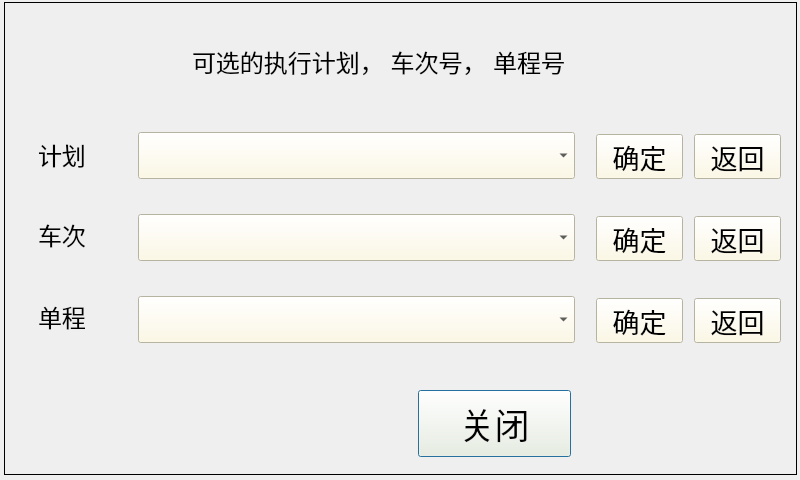
<?xml version="1.0" encoding="UTF-8"?>
<ui version="4.0">
 <class>DialogSchedule</class>
 <widget class="QDialog" name="DialogSchedule">
  <property name="geometry">
   <rect>
    <x>0</x>
    <y>0</y>
    <width>800</width>
    <height>480</height>
   </rect>
  </property>
  <property name="windowTitle">
   <string>Dialog</string>
  </property>
  <widget class="QFrame" name="frame">
   <property name="geometry">
    <rect>
     <x>4</x>
     <y>2</y>
     <width>793</width>
     <height>473</height>
    </rect>
   </property>
   <property name="palette">
    <palette>
     <active>
      <colorrole role="WindowText">
       <brush brushstyle="SolidPattern">
        <color alpha="255">
         <red>0</red>
         <green>0</green>
         <blue>0</blue>
        </color>
       </brush>
      </colorrole>
      <colorrole role="Button">
       <brush brushstyle="SolidPattern">
        <color alpha="255">
         <red>255</red>
         <green>250</green>
         <blue>224</blue>
        </color>
       </brush>
      </colorrole>
      <colorrole role="Light">
       <brush brushstyle="SolidPattern">
        <color alpha="255">
         <red>255</red>
         <green>255</green>
         <blue>255</blue>
        </color>
       </brush>
      </colorrole>
      <colorrole role="Midlight">
       <brush brushstyle="SolidPattern">
        <color alpha="255">
         <red>255</red>
         <green>252</green>
         <blue>239</blue>
        </color>
       </brush>
      </colorrole>
      <colorrole role="Dark">
       <brush brushstyle="SolidPattern">
        <color alpha="255">
         <red>127</red>
         <green>125</green>
         <blue>112</blue>
        </color>
       </brush>
      </colorrole>
      <colorrole role="Mid">
       <brush brushstyle="SolidPattern">
        <color alpha="255">
         <red>170</red>
         <green>167</green>
         <blue>149</blue>
        </color>
       </brush>
      </colorrole>
      <colorrole role="Text">
       <brush brushstyle="SolidPattern">
        <color alpha="255">
         <red>0</red>
         <green>0</green>
         <blue>0</blue>
        </color>
       </brush>
      </colorrole>
      <colorrole role="BrightText">
       <brush brushstyle="SolidPattern">
        <color alpha="255">
         <red>255</red>
         <green>255</green>
         <blue>255</blue>
        </color>
       </brush>
      </colorrole>
      <colorrole role="ButtonText">
       <brush brushstyle="SolidPattern">
        <color alpha="255">
         <red>0</red>
         <green>0</green>
         <blue>0</blue>
        </color>
       </brush>
      </colorrole>
      <colorrole role="Base">
       <brush brushstyle="SolidPattern">
        <color alpha="255">
         <red>255</red>
         <green>255</green>
         <blue>255</blue>
        </color>
       </brush>
      </colorrole>
      <colorrole role="Window">
       <brush brushstyle="SolidPattern">
        <color alpha="255">
         <red>255</red>
         <green>250</green>
         <blue>224</blue>
        </color>
       </brush>
      </colorrole>
      <colorrole role="Shadow">
       <brush brushstyle="SolidPattern">
        <color alpha="255">
         <red>0</red>
         <green>0</green>
         <blue>0</blue>
        </color>
       </brush>
      </colorrole>
      <colorrole role="AlternateBase">
       <brush brushstyle="SolidPattern">
        <color alpha="255">
         <red>255</red>
         <green>252</green>
         <blue>239</blue>
        </color>
       </brush>
      </colorrole>
      <colorrole role="ToolTipBase">
       <brush brushstyle="SolidPattern">
        <color alpha="255">
         <red>255</red>
         <green>255</green>
         <blue>220</blue>
        </color>
       </brush>
      </colorrole>
      <colorrole role="ToolTipText">
       <brush brushstyle="SolidPattern">
        <color alpha="255">
         <red>0</red>
         <green>0</green>
         <blue>0</blue>
        </color>
       </brush>
      </colorrole>
     </active>
     <inactive>
      <colorrole role="WindowText">
       <brush brushstyle="SolidPattern">
        <color alpha="255">
         <red>0</red>
         <green>0</green>
         <blue>0</blue>
        </color>
       </brush>
      </colorrole>
      <colorrole role="Button">
       <brush brushstyle="SolidPattern">
        <color alpha="255">
         <red>255</red>
         <green>250</green>
         <blue>224</blue>
        </color>
       </brush>
      </colorrole>
      <colorrole role="Light">
       <brush brushstyle="SolidPattern">
        <color alpha="255">
         <red>255</red>
         <green>255</green>
         <blue>255</blue>
        </color>
       </brush>
      </colorrole>
      <colorrole role="Midlight">
       <brush brushstyle="SolidPattern">
        <color alpha="255">
         <red>255</red>
         <green>252</green>
         <blue>239</blue>
        </color>
       </brush>
      </colorrole>
      <colorrole role="Dark">
       <brush brushstyle="SolidPattern">
        <color alpha="255">
         <red>127</red>
         <green>125</green>
         <blue>112</blue>
        </color>
       </brush>
      </colorrole>
      <colorrole role="Mid">
       <brush brushstyle="SolidPattern">
        <color alpha="255">
         <red>170</red>
         <green>167</green>
         <blue>149</blue>
        </color>
       </brush>
      </colorrole>
      <colorrole role="Text">
       <brush brushstyle="SolidPattern">
        <color alpha="255">
         <red>0</red>
         <green>0</green>
         <blue>0</blue>
        </color>
       </brush>
      </colorrole>
      <colorrole role="BrightText">
       <brush brushstyle="SolidPattern">
        <color alpha="255">
         <red>255</red>
         <green>255</green>
         <blue>255</blue>
        </color>
       </brush>
      </colorrole>
      <colorrole role="ButtonText">
       <brush brushstyle="SolidPattern">
        <color alpha="255">
         <red>0</red>
         <green>0</green>
         <blue>0</blue>
        </color>
       </brush>
      </colorrole>
      <colorrole role="Base">
       <brush brushstyle="SolidPattern">
        <color alpha="255">
         <red>255</red>
         <green>255</green>
         <blue>255</blue>
        </color>
       </brush>
      </colorrole>
      <colorrole role="Window">
       <brush brushstyle="SolidPattern">
        <color alpha="255">
         <red>255</red>
         <green>250</green>
         <blue>224</blue>
        </color>
       </brush>
      </colorrole>
      <colorrole role="Shadow">
       <brush brushstyle="SolidPattern">
        <color alpha="255">
         <red>0</red>
         <green>0</green>
         <blue>0</blue>
        </color>
       </brush>
      </colorrole>
      <colorrole role="AlternateBase">
       <brush brushstyle="SolidPattern">
        <color alpha="255">
         <red>255</red>
         <green>252</green>
         <blue>239</blue>
        </color>
       </brush>
      </colorrole>
      <colorrole role="ToolTipBase">
       <brush brushstyle="SolidPattern">
        <color alpha="255">
         <red>255</red>
         <green>255</green>
         <blue>220</blue>
        </color>
       </brush>
      </colorrole>
      <colorrole role="ToolTipText">
       <brush brushstyle="SolidPattern">
        <color alpha="255">
         <red>0</red>
         <green>0</green>
         <blue>0</blue>
        </color>
       </brush>
      </colorrole>
     </inactive>
     <disabled>
      <colorrole role="WindowText">
       <brush brushstyle="SolidPattern">
        <color alpha="255">
         <red>127</red>
         <green>125</green>
         <blue>112</blue>
        </color>
       </brush>
      </colorrole>
      <colorrole role="Button">
       <brush brushstyle="SolidPattern">
        <color alpha="255">
         <red>255</red>
         <green>250</green>
         <blue>224</blue>
        </color>
       </brush>
      </colorrole>
      <colorrole role="Light">
       <brush brushstyle="SolidPattern">
        <color alpha="255">
         <red>255</red>
         <green>255</green>
         <blue>255</blue>
        </color>
       </brush>
      </colorrole>
      <colorrole role="Midlight">
       <brush brushstyle="SolidPattern">
        <color alpha="255">
         <red>255</red>
         <green>252</green>
         <blue>239</blue>
        </color>
       </brush>
      </colorrole>
      <colorrole role="Dark">
       <brush brushstyle="SolidPattern">
        <color alpha="255">
         <red>127</red>
         <green>125</green>
         <blue>112</blue>
        </color>
       </brush>
      </colorrole>
      <colorrole role="Mid">
       <brush brushstyle="SolidPattern">
        <color alpha="255">
         <red>170</red>
         <green>167</green>
         <blue>149</blue>
        </color>
       </brush>
      </colorrole>
      <colorrole role="Text">
       <brush brushstyle="SolidPattern">
        <color alpha="255">
         <red>127</red>
         <green>125</green>
         <blue>112</blue>
        </color>
       </brush>
      </colorrole>
      <colorrole role="BrightText">
       <brush brushstyle="SolidPattern">
        <color alpha="255">
         <red>255</red>
         <green>255</green>
         <blue>255</blue>
        </color>
       </brush>
      </colorrole>
      <colorrole role="ButtonText">
       <brush brushstyle="SolidPattern">
        <color alpha="255">
         <red>127</red>
         <green>125</green>
         <blue>112</blue>
        </color>
       </brush>
      </colorrole>
      <colorrole role="Base">
       <brush brushstyle="SolidPattern">
        <color alpha="255">
         <red>255</red>
         <green>250</green>
         <blue>224</blue>
        </color>
       </brush>
      </colorrole>
      <colorrole role="Window">
       <brush brushstyle="SolidPattern">
        <color alpha="255">
         <red>255</red>
         <green>250</green>
         <blue>224</blue>
        </color>
       </brush>
      </colorrole>
      <colorrole role="Shadow">
       <brush brushstyle="SolidPattern">
        <color alpha="255">
         <red>0</red>
         <green>0</green>
         <blue>0</blue>
        </color>
       </brush>
      </colorrole>
      <colorrole role="AlternateBase">
       <brush brushstyle="SolidPattern">
        <color alpha="255">
         <red>255</red>
         <green>250</green>
         <blue>224</blue>
        </color>
       </brush>
      </colorrole>
      <colorrole role="ToolTipBase">
       <brush brushstyle="SolidPattern">
        <color alpha="255">
         <red>255</red>
         <green>255</green>
         <blue>220</blue>
        </color>
       </brush>
      </colorrole>
      <colorrole role="ToolTipText">
       <brush brushstyle="SolidPattern">
        <color alpha="255">
         <red>0</red>
         <green>0</green>
         <blue>0</blue>
        </color>
       </brush>
      </colorrole>
     </disabled>
    </palette>
   </property>
   <property name="autoFillBackground">
    <bool>false</bool>
   </property>
   <property name="frameShape">
    <enum>QFrame::Panel</enum>
   </property>
   <property name="frameShadow">
    <enum>QFrame::Plain</enum>
   </property>
   <widget class="QPushButton" name="btn_cancel">
    <property name="geometry">
     <rect>
      <x>414</x>
      <y>388</y>
      <width>153</width>
      <height>67</height>
     </rect>
    </property>
    <property name="font">
     <font>
      <pointsize>26</pointsize>
     </font>
    </property>
    <property name="text">
     <string>关闭</string>
    </property>
   </widget>
   <widget class="QLabel" name="label">
    <property name="geometry">
     <rect>
      <x>188</x>
      <y>44</y>
      <width>467</width>
      <height>31</height>
     </rect>
    </property>
    <property name="font">
     <font>
      <pointsize>18</pointsize>
     </font>
    </property>
    <property name="text">
     <string>可选的执行计划， 车次号， 单程号</string>
    </property>
   </widget>
   <widget class="QComboBox" name="cmb_service">
    <property name="geometry">
     <rect>
      <x>134</x>
      <y>212</y>
      <width>437</width>
      <height>47</height>
     </rect>
    </property>
    <property name="font">
     <font>
      <pointsize>18</pointsize>
     </font>
    </property>
   </widget>
   <widget class="QComboBox" name="cmb_schedule">
    <property name="geometry">
     <rect>
      <x>134</x>
      <y>130</y>
      <width>437</width>
      <height>47</height>
     </rect>
    </property>
    <property name="font">
     <font>
      <pointsize>18</pointsize>
     </font>
    </property>
   </widget>
   <widget class="QComboBox" name="cmb_trip">
    <property name="geometry">
     <rect>
      <x>134</x>
      <y>294</y>
      <width>437</width>
      <height>47</height>
     </rect>
    </property>
    <property name="font">
     <font>
      <pointsize>18</pointsize>
     </font>
    </property>
   </widget>
   <widget class="QLabel" name="lbl_schedule">
    <property name="geometry">
     <rect>
      <x>34</x>
      <y>134</y>
      <width>85</width>
      <height>37</height>
     </rect>
    </property>
    <property name="font">
     <font>
      <family>Ubuntu</family>
      <pointsize>18</pointsize>
     </font>
    </property>
    <property name="text">
     <string>计划</string>
    </property>
   </widget>
   <widget class="QLabel" name="lbl_service">
    <property name="geometry">
     <rect>
      <x>34</x>
      <y>214</y>
      <width>85</width>
      <height>37</height>
     </rect>
    </property>
    <property name="font">
     <font>
      <family>Ubuntu</family>
      <pointsize>18</pointsize>
     </font>
    </property>
    <property name="text">
     <string>车次</string>
    </property>
   </widget>
   <widget class="QLabel" name="lbl_trip">
    <property name="geometry">
     <rect>
      <x>34</x>
      <y>296</y>
      <width>85</width>
      <height>37</height>
     </rect>
    </property>
    <property name="font">
     <font>
      <family>Ubuntu</family>
      <pointsize>18</pointsize>
     </font>
    </property>
    <property name="text">
     <string>单程</string>
    </property>
   </widget>
   <widget class="QPushButton" name="btn_sch">
    <property name="geometry">
     <rect>
      <x>592</x>
      <y>132</y>
      <width>87</width>
      <height>45</height>
     </rect>
    </property>
    <property name="font">
     <font>
      <pointsize>20</pointsize>
     </font>
    </property>
    <property name="text">
     <string>确定</string>
    </property>
   </widget>
   <widget class="QPushButton" name="btn_service">
    <property name="geometry">
     <rect>
      <x>592</x>
      <y>214</y>
      <width>87</width>
      <height>45</height>
     </rect>
    </property>
    <property name="font">
     <font>
      <pointsize>20</pointsize>
     </font>
    </property>
    <property name="text">
     <string>确定</string>
    </property>
   </widget>
   <widget class="QPushButton" name="btn_servicecancel">
    <property name="geometry">
     <rect>
      <x>690</x>
      <y>214</y>
      <width>87</width>
      <height>45</height>
     </rect>
    </property>
    <property name="font">
     <font>
      <pointsize>20</pointsize>
     </font>
    </property>
    <property name="text">
     <string>返回</string>
    </property>
   </widget>
   <widget class="QPushButton" name="btn_trip">
    <property name="geometry">
     <rect>
      <x>592</x>
      <y>296</y>
      <width>87</width>
      <height>45</height>
     </rect>
    </property>
    <property name="font">
     <font>
      <pointsize>20</pointsize>
     </font>
    </property>
    <property name="text">
     <string>确定</string>
    </property>
   </widget>
   <widget class="QPushButton" name="btn_tripcancel">
    <property name="geometry">
     <rect>
      <x>690</x>
      <y>296</y>
      <width>87</width>
      <height>45</height>
     </rect>
    </property>
    <property name="font">
     <font>
      <pointsize>20</pointsize>
     </font>
    </property>
    <property name="text">
     <string>返回</string>
    </property>
   </widget>
   <widget class="QPushButton" name="btn_schcancel">
    <property name="geometry">
     <rect>
      <x>690</x>
      <y>132</y>
      <width>87</width>
      <height>45</height>
     </rect>
    </property>
    <property name="font">
     <font>
      <pointsize>20</pointsize>
     </font>
    </property>
    <property name="text">
     <string>返回</string>
    </property>
   </widget>
  </widget>
 </widget>
 <resources/>
 <connections/>
</ui>
